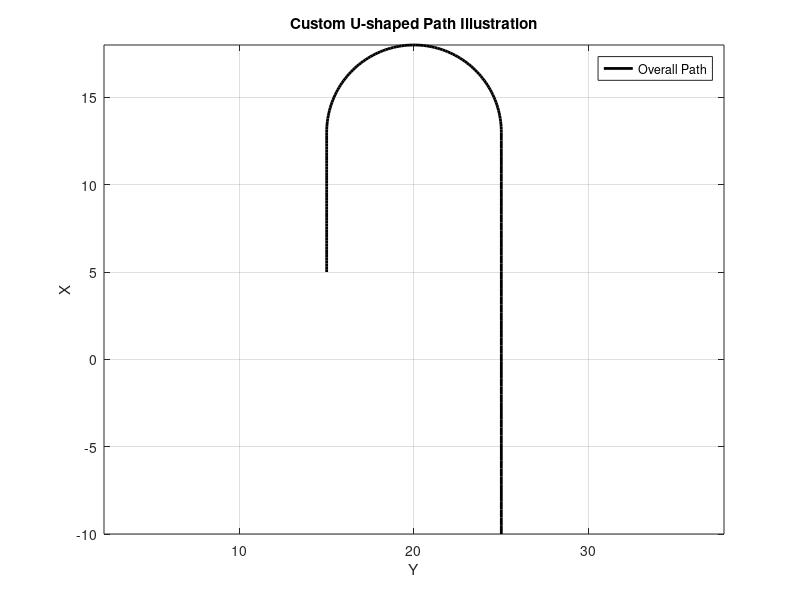

Source code (MATLAB):
clear all
close all

% =========================================================================
% Generate a Custom U-Shaped Path for Multi-Ship Formation Task
% =========================================================================
% This script creates a composite path consisting of:
%   - A straight line segment
%   - A semicircular arc
%   - Another straight line segment
% The output is a Nx2 array (xr), where each row is [x, y] along the path.
% The result is visualized and saved as 'targetpath.mat' for later use.
%
% Author: Wenxiang Wu
% Date:   2025-01-19


x0 = 5; y0 = 15;     % Starting point
x1 = 13; y1 = 15;    % Endpoint of the first straight segment, also start of the semicircle
x2 = 13; y2 = 25;    % Endpoint of the semicircle, also start of the third straight segment
x3 = -10;  y3 = 25;  % Endpoint
R = 5;               % Radius of the semicircle

% First straight segment
N1 = 50;
x_line1 = linspace(x0, x1, N1);
y_line1 = linspace(y0, y1, N1);

% Semicircular segment
Narc = 100;
center_x = x1; center_y = (y1+y2)/2;   % Circle center (13,20)
theta1 = -pi/2;       % Start from the lower tangent point
theta2 = pi/2;        % End at the upper tangent point
theta_arc = linspace(theta1, theta2, Narc);
x_arc = center_x + R * cos(theta_arc);
y_arc = center_y + R * sin(theta_arc);

% Third straight segment
N2 = 50;
x_line2 = linspace(x2, x3, N2);
y_line2 = linspace(y2, y3, N2);

% Combine segments
X = [x_line1, x_arc, x_line2];
Y = [y_line1, y_arc, y_line2];
xr=[X;Y]';

% Visualization
figure;
plot(Y, X, 'k-', 'LineWidth', 2); hold on;
axis equal
xlabel('Y'); ylabel('X'); title('Custom U-shaped Path Illustration');
legend('Overall Path')
grid on
  
axis equal

save('targetpath','xr')
